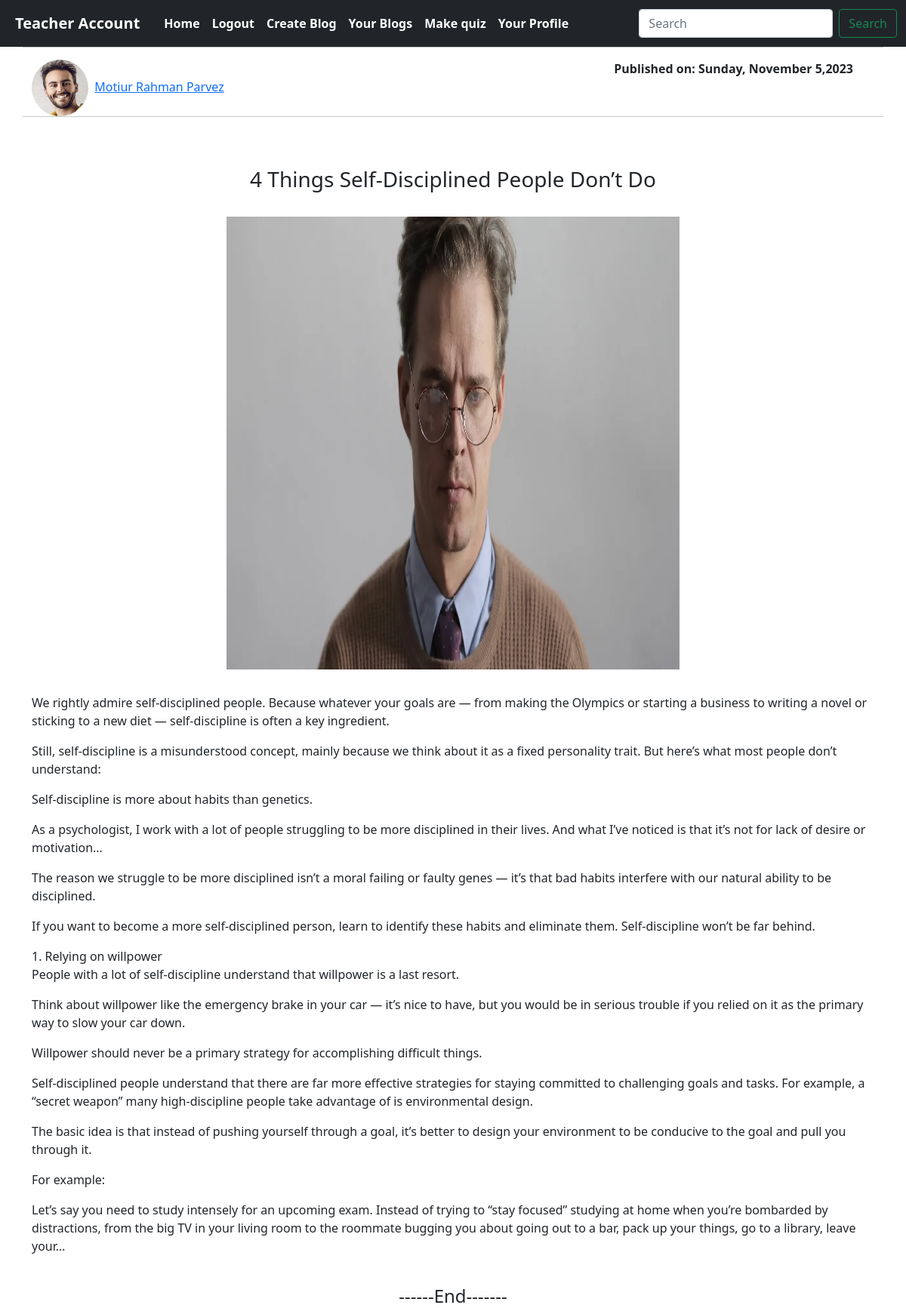
The app's page /read_blog/2/ (signed in) with its own data.
### blog/models.py (models this page shows, shortened)
class User(AbstractUser):
    user_type = models.ForeignKey(account, on_delete=models.CASCADE,blank=True,null=True,related_name='user_status')

class account(models.Model):
    type = models.CharField(max_length=100,blank=True,null=True)

class profile(models.Model):
    user_acc = models.OneToOneField(User,on_delete=models.CASCADE,related_name ='user_profile',blank=True,null=True)
    profile_pic = models.ImageField(upload_to='profile_image',blank=True,null=True)
    first_name = models.CharField(max_length=100,blank=True,null=True)
    last_name = models.CharField(max_length=100,blank=True,null=True)

### main_blog/models.py (models this page shows)
class Creating_blog(models.Model):
    id = models.AutoField(primary_key=True)
    blogger = models.ForeignKey(User, on_delete=models.CASCADE, related_name='blogger',blank=True,null=True)
    blog_title = models.CharField(max_length=300,verbose_name='Blog Title')
    blog_content = models.TextField(verbose_name = 'Write Your Blog ')
    blog_image = models.ImageField(upload_to='image_blog')
    slug = models.SlugField(max_length = 400, unique=True)
    published_data = models.DateField(auto_now_add= True)
    update_date = models.DateField(auto_now=True)

### main_blog/views.py (the view)
# urls.py: path('read_blog/<int:id>/',views.read_blog, name='read_blog'),
def read_blog(request,id):
    try:
        data = Creating_blog.objects.get(id=id)
        context = {
        'data':data
        }
        print(data.slug)
        print(type(data.slug))
        return render(request,'create_blog/read_blog.html',context)
    except:
        return HttpResponse("No data avaulable")

### templates/create_blog/read_blog.html
{% extends 'base.html' %}
{% block content %}
<div class="container mt=3">
    <div class="row">
        <hr>
        <div class="col-6">
            <img src="/media/{{data.blogger.user_profile.profile_pic}} " height="75px" width="75px" class="rounded-circle">&nbsp;
            <a href="{% url 'view_blog_profile' data.blogger.id %}">{{data.blogger.user_profile.first_name}}&nbsp;{{data.blogger.user_profile.last_name}}</a>
        </div>
        <div class="col-6">
            <p style="position: absolute; right:70px;"><b>Published on: {{data.published_data |date:'l, F j,Y'}}</b></p>
        </div>
        <hr>
    </div>
    <div class="row">
        <div class="col-12">
            <h3 style="position: relative; top:50px; text-align: center;">{{data.blog_title}}</h3>
        </div>
    </div>
    <div class="row">
        <div class="col-12 mt-4" style="position: relative; top:50px; text-align: center;">
            <img src="/media/{{data.blog_image}} " height="600px" width="600px" >
        </div>
    </div>
    <div class="row">
        <div class="col-12 mt-3"  style="position: relative; top:50px;">
            <p>{{data.blog_content |linebreaks}}</p>
        </div>
    </div>
</div>
<div class="mt-4" style="position: relative; top:50px; text-align: center;">
    <h4>------End-------</h4>
</div>
{% endblock %}

### templates/base.html (shortened to what this page needs)
<!doctype html>
<html lang="en">
  <head>
    <link href="https://cdn.jsdelivr.net/npm/bootstrap@5.0.2/dist/css/bootstrap.min.css" rel="stylesheet">
    <link rel="stylesheet" href="https://cdn.jsdelivr.net/npm/bootstrap-icons@1.11.1/font/bootstrap-icons.css">
  </head>
  <body>
    <nav class="navbar navbar-expand-lg navbar-light bg-dark " style="font-weight: 700; ">
        <div class="container-fluid ">
          {% if request.user.is_authenticated %}
          <a class="navbar-brand bg-dark text-white p-2 text-white" style="border-radius:4px;" href="#">{{user.user_type.type}} Account</a>
          {% endif %}
          <div class="collapse navbar-collapse" id="navbarSupportedContent">
            <ul class="navbar-nav me-auto mb-2 mb-lg-0">
              <li class="nav-item">
                <a class="nav-link active text-white " aria-current="page" href="{% url 'home' %}">Home</a>
              </li>
              {% if request.user.is_authenticated  %}
              <li class="nav-item">
                <a class="nav-link text-white" href="{% url 'user_logout' %}">Logout</a>
              </li>
              {% else %}
              <li class="nav-item">
                <a class="nav-link text-white" href="{% url 'user_login' %}">Login</a>
              </li>
              {% endif %}
              {% if request.user.user_type.type == 'Teacher'%}
              <li class="nav-item">
                <a class="nav-link text-white" href="{% url 'CreateBlog' %}">Create Blog</a>
              </li>
              <li class="nav-item">
                <a class="nav-link text-white" href="{% url 'blog_list' %}">Your Blogs</a>
              </li>
              <li class="nav-item">
                <a class="nav-link text-white" href="{% url 'create_quiz' %}">Make quiz</a>
              </li>
              {% endif %}
              {% if request.user.is_authenticated %}
              <li class="nav-item">
                <a class="nav-link text-white" href="{% url 'user_profile' %}">Your Profile</a>
              </li>
              {% endif %}
            </ul>
            <form class="d-flex" method="GET" action="{% url 'search' %}">
              <input class="form-control me-2" type="text" name="searched_text" placeholder="Search" aria-label="Search">
              <button class="btn btn-outline-success" type="submit">Search</button>
            </form>
          </div>
        </div>
      </nav>
      {% block content %}
      {% endblock %}
  {% load sweetify %}
  </body>
</html>

### records on screen
User: user_type.type "Teacher"
Creating_blog: blogger.user_profile.profile_pic (picture), blogger.user_profile.first_name "Motiur Rahman", blogger.user_profile.last_name "Parvez", published_data "Sunday, November 5,2023", blog_title "4 Things Self-Disciplined People Don’t Do", blog_image (picture), blog_content "We rightly admire self-disciplined people. Because whatever your goals are — from making the Olympics or starting a business to writing a novel or sticking to a new diet — self-discipline is often a key ingredient. Still, self-discipline is a misunderstood concept, mainly because we think about it as a fixed personality trait. But here’s what most people don’t understand: Self-discipline is more about habits than genetics. As a psychologist, I work with a lot of people struggling to be more disciplined in their lives. And what I’ve noticed is that it’s not for lack of desire or motivation… The reason we struggle to be more disciplined isn’t a moral failing or faulty genes — it’s that bad…"
